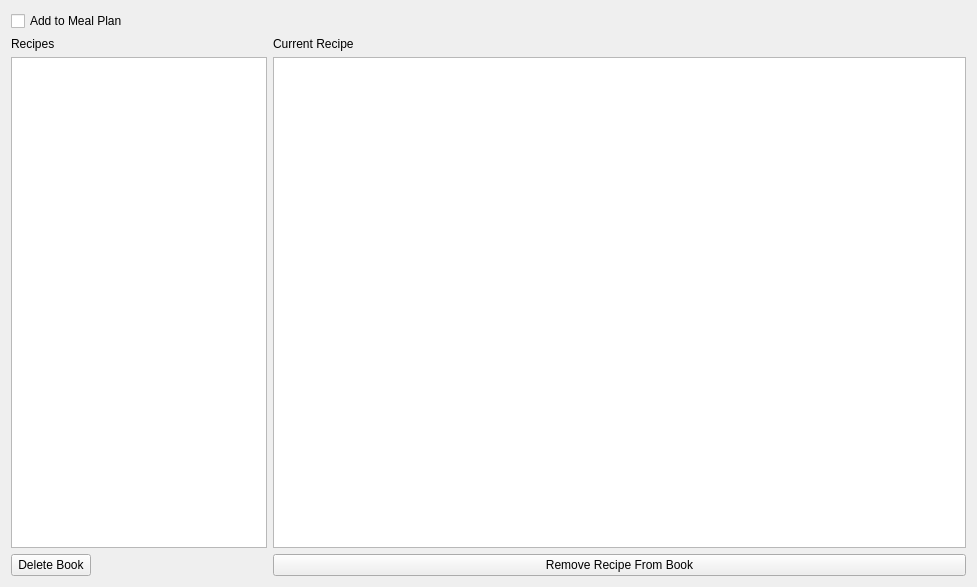
<?xml version="1.0" encoding="UTF-8"?>
<ui version="4.0">
 <class>RecipeBookGenericWidget</class>
 <widget class="QWidget" name="RecipeBookGenericWidget">
  <property name="geometry">
   <rect>
    <x>0</x>
    <y>0</y>
    <width>977</width>
    <height>587</height>
   </rect>
  </property>
  <property name="windowTitle">
   <string>Form</string>
  </property>
  <layout class="QFormLayout" name="formLayout">
   <item row="0" column="0">
    <widget class="QCheckBox" name="add_to_meal_plan">
     <property name="text">
      <string>Add to Meal Plan</string>
     </property>
    </widget>
   </item>
   <item row="1" column="0">
    <widget class="QLabel" name="label">
     <property name="text">
      <string>Recipes</string>
     </property>
    </widget>
   </item>
   <item row="1" column="1">
    <widget class="QLabel" name="label_2">
     <property name="text">
      <string>Current Recipe</string>
     </property>
    </widget>
   </item>
   <item row="2" column="0">
    <widget class="QListWidget" name="recipes_list"/>
   </item>
   <item row="2" column="1">
    <widget class="QTextBrowser" name="recipe_view"/>
   </item>
   <item row="3" column="1">
    <widget class="QPushButton" name="remove_recipe">
     <property name="text">
      <string>Remove Recipe From Book</string>
     </property>
    </widget>
   </item>
   <item row="3" column="0">
    <widget class="QPushButton" name="delete_book">
     <property name="text">
      <string>Delete Book</string>
     </property>
    </widget>
   </item>
  </layout>
 </widget>
 <resources/>
 <connections/>
</ui>
